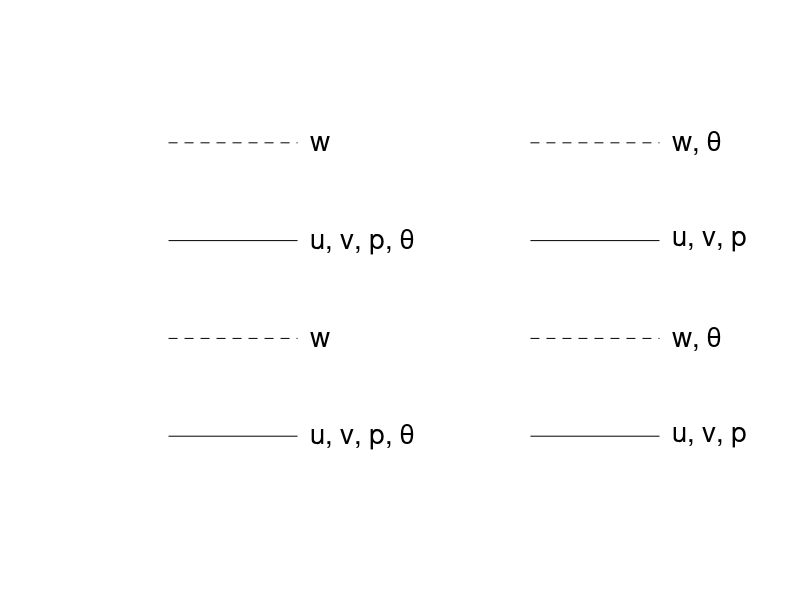

Write the MATLAB code that produced this figure.
% Schematic of Lorenz and Charney-Phillips grids
% Compressible Euler version

clear
hold off

subplot(1,2,1)

xx = [0.25,0.75];
yy = [0,0];
plot(xx,yy,'k')
axis off
axis([0,1,-0.5,2])
hold on

yy = [0.5,0.5];
plot(xx,yy,'k--')

yy = [1.0,1.0];
plot(xx,yy,'k')

yy = [1.5,1.5];
plot(xx,yy,'k--')

text(0.8,0,'u, v, p, \theta','FontSize',20)

text(0.8,0.5,'w','FontSize',20)

text(0.8,1.0,'u, v, p, \theta','FontSize',20)

text(0.8,1.5,'w','FontSize',20)



subplot(1,2,2)

xx = [0.25,0.75];
yy = [0,0];
plot(xx,yy,'k')
axis off
axis([0,1,-0.5,2])
hold on

yy = [0.5,0.5];
plot(xx,yy,'k--')

yy = [1.0,1.0];
plot(xx,yy,'k')

yy = [1.5,1.5];
plot(xx,yy,'k--')

text(0.8,0,'u, v, p','FontSize',20)

text(0.8,0.5,'w, \theta','FontSize',20)

text(0.8,1.0,'u, v, p','FontSize',20)

text(0.8,1.5,'w, \theta','FontSize',20)

